Frame 1 (no input): blank canvas, image omitted
Frame 60 (no input): blank canvas, image omitted
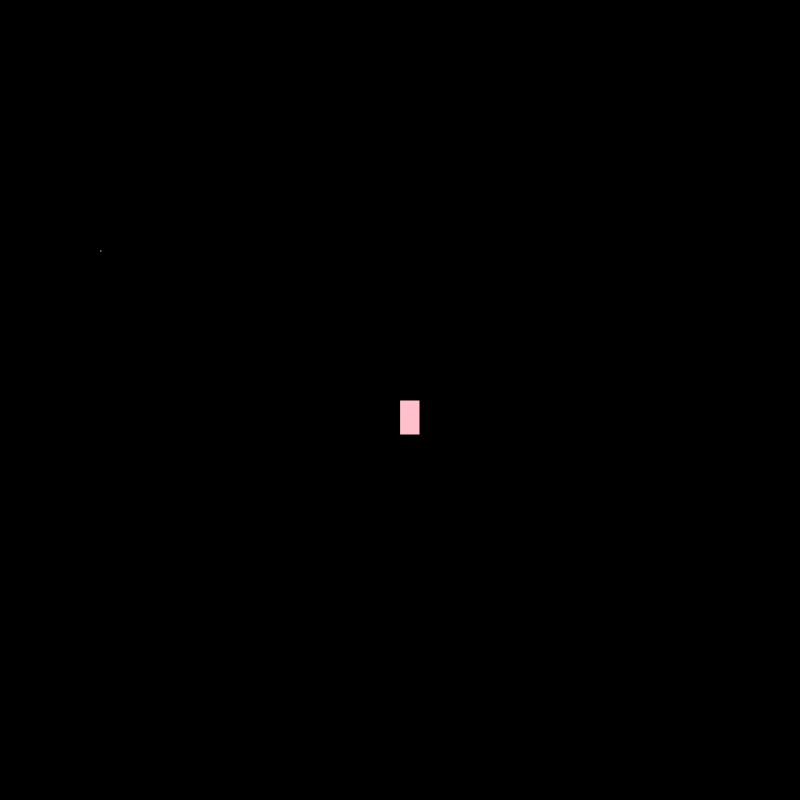
Frame 120 (the mouse pressed at the canvas centre since frame 60)

The p5.js sketch whose frames 1 and 60 were blank and that drew this single picture after the mouse press (run headless with seeded random() and noise() and a simulated clock; from frame 60 on, the mouse is pressed at the canvas centre):

// p5.js sketch
// ── sketch.js
function setup() {
    createCanvas(800, 800);
     background("black");
  }
  
  function draw() {
   
  
  stroke("black");
  fill("pink");
  rect(100, 250, 2, 2);
  
  // console.log(mouseIsPressed);
  
   if (mouseIsPressed){
       rect(mouseX, mouseY, 20, 35);
    }
  }
